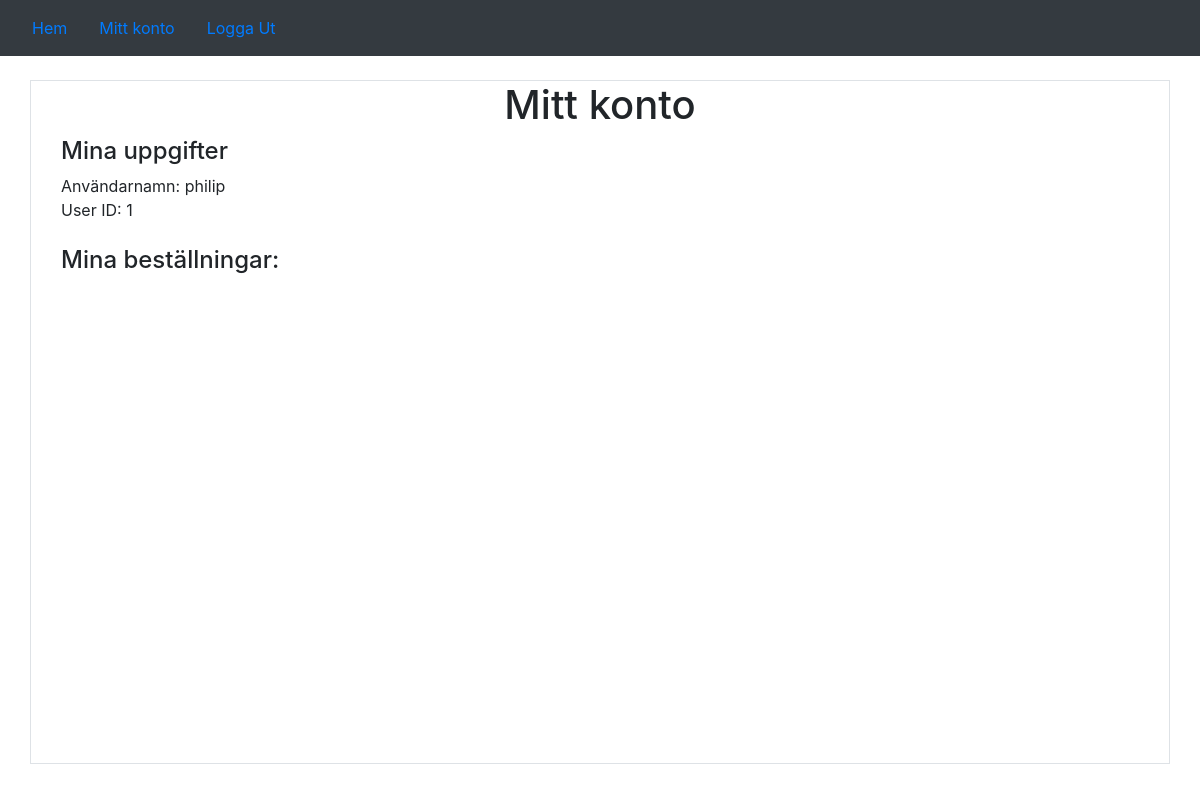
Page /user (signed in) on the earlier database version.
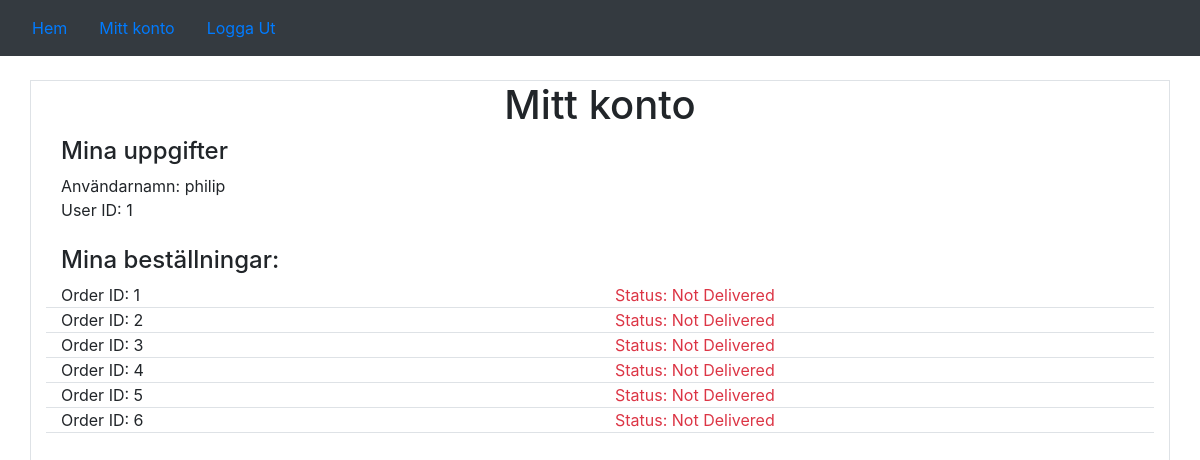
Same page on the later database version.
### models.py (models this page shows)
class User(db.Model, UserMixin):
    id = db.Column(db.Integer, primary_key=True)
    username = db.Column(db.String(100), unique=True)
    password = db.Column(db.String(100))
    orders = db.relationship('Order')

class Order(db.Model):
    id = db.Column(db.Integer, primary_key=True)
    delivered = db.Column(db.Boolean)
    user_id = db.Column(db.Integer, db.ForeignKey('user.id'))

### views.py (the view)
@views.route('/user')
@login_required
def userpage():
    return render_template('user.html', user=current_user)

### __init__.py (called while the page is built)
def create_app():
    app = Flask(__name__)
    CORS(app)
    app.config['SECRET_KEY'] = 'dljsaklqk24e21cjn!Ew@@dsa5'
    app.config['SQLALCHEMY_DATABASE_URI'] = f"sqlite:///{DB_NAME}"
    app.config['SQLALCHEMY_TRACK_MODIFICATIONS'] = False
    db.init_app(app)
    from .views import views
    from .auth import auth
    app.register_blueprint(views, url_prefix="/")
    app.register_blueprint(auth, url_prefix="/")
    from .models import User
    create_database(app)
    login_manager = LoginManager()
    login_manager.login_view = "auth.login"
    login_manager.init_app(app)
    @login_manager.user_loader
    def load_user(id):
        return User.query.get(int(id))
    return app

### templates/user.html
{% extends "base.html" %} {% block title %}Mitt konto{% endblock %} {% block content %}
<div class="container">
    <h1 class="text-center">Mitt konto</h1>
    <h4>Mina uppgifter</h4>
    <div>Användarnamn: {{ user.username }}</div>
    <div>User ID: {{ user.id }}</div>
    <br/>
    <div>
        <h4>Mina beställningar:</h4>
        {% for order in user.orders %}
        <div class="row align-items-center border-bottom hover">
            <div class="col">Order ID: {{order.id}}</div>
            {% set color = "text-danger" %}
            {% set text = "Not Delivered" %}
            {% if order.delivered %}
                {% set color = "text-success" %}
                {% set text = "Delivered" %}
            {% endif %}
            <div class="col {{ color }}">Status: {{ text }}</div>
        </div>
        {% endfor %}
    </div>
    {% for i in range(20) %}
    <br/>
    {% endfor %}
</div>
{% endblock %}

### templates/base.html (shortened to what this page needs)
<!DOCTYPE html>
<html lang="en">
  <head>
    <link
      rel="stylesheet"
      href="{{ url_for('static',filename='styles/style.css') }}"
    />
    <link
      rel="stylesheet"
      href="https://stackpath.bootstrapcdn.com/bootstrap/4.4.1/css/bootstrap.min.css"
    />
    <link
      rel="stylesheet"
      href="https://stackpath.bootstrapcdn.com/font-awesome/4.7.0/css/font-awesome.min.css"
    />
  </head>
  <body>
    <nav class="navbar navbar-expand-lg navbar-dark bg-dark">
      <div class="collapse navbar-collapse" id="navbar">
        {% if user.is_authenticated %}
        <a class="nav-item nav-link" id="home" href="/">Hem</a>
        <a class="nav-item nav-link" id="user" href="/user">Mitt konto</a>
        <a class="nav-item nav-link" id="logout" href="/logout">Logga Ut</a>
        {% else %}
        <a class="nav-item nav-link" id="login" href="/login">Logga In</a>
        <a class="nav-item nav-link" id="singup" href="/signup">Skapa Konto</a>
        {% endif %}
      </div>
    </nav>
    <br />
    <div class="container border">{% block content %} {% endblock %}</div>
  </body>
</html>

### static/styles/style.css (style rules this page uses)
.hover { background: #fff; }

Differences in the rows shown:
now on this page (row edited): Order: id "1", text "Not Delivered"
now on this page (row edited): Order: id "2", text "Not Delivered"
now on this page (row edited): Order: id "3", text "Not Delivered"
added Order: id "4", text "Not Delivered"
added Order: id "5", text "Not Delivered"
added Order: id "6", text "Not Delivered"
